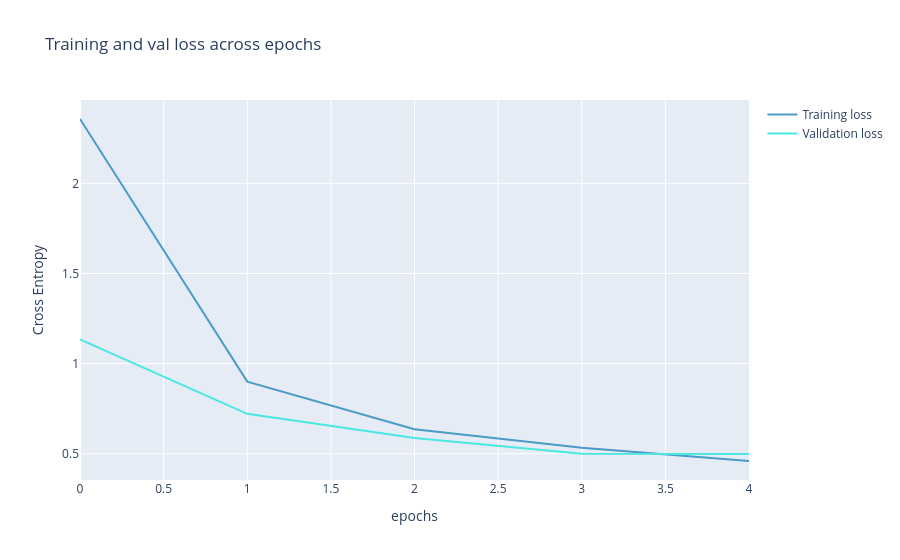

Notebook code cell kept with this figure:
### Markdown cell above
7. Do the same for your `loss`

### Code cell
from plotly import graph_objects as go
color_chart = ["#4B9AC7", "#4BE8E0", "#9DD4F3", "#97FBF6", "#2A7FAF", "#23B1AB", "#0E3449", "#015955"]

fig = go.Figure(data=[
                      go.Scatter(
                          y=history["loss"],
                          name="Training loss",
                          mode="lines",
                          marker=dict(
                              color=color_chart[0]
                          )),
                      go.Scatter(
                          y=history["val_loss"],
                          name="Validation loss",
                          mode="lines",
                          marker=dict(
                              color=color_chart[1]
                          ))
])
fig.update_layout(
    title='Training and val loss across epochs',
    xaxis_title='epochs',
    yaxis_title='Cross Entropy'    
)
fig.show()

### Figure 1 — Plotly figure (JSON) as saved in the notebook; plotly's stock layout.template omitted (floating-point values rounded to 4 significant figures)
{"data": [{"marker": {"color": "#4B9AC7"}, "mode": "lines", "name": "Training loss", "type": "scatter", "y": [2.357, 0.9001, 0.6353, 0.5336, 0.4595]}, {"marker": {"color": "#4BE8E0"}, "mode": "lines", "name": "Validation loss", "type": "scatter", "y": [1.134, 0.7213, 0.5867, 0.5003, 0.4982]}], "layout": {"title": {"text": "Training and val loss across epochs"}, "xaxis": {"title": {"text": "epochs"}}, "yaxis": {"title": {"text": "Cross Entropy"}}}}
